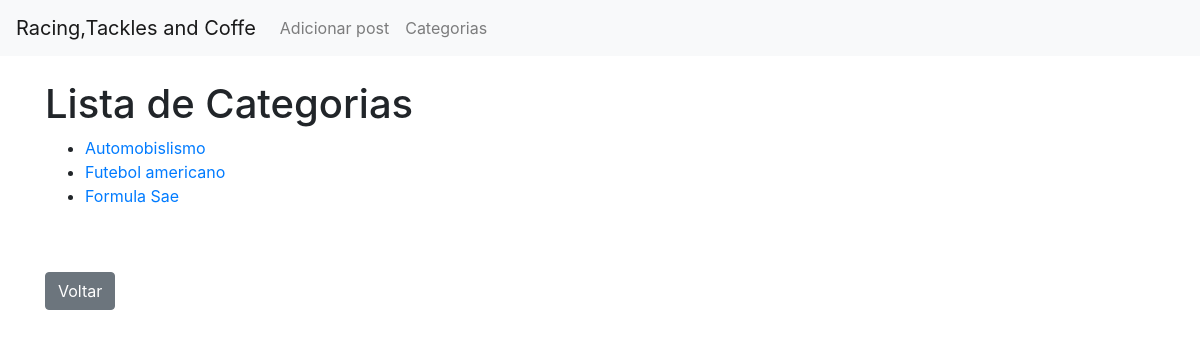
Page /categories/ on the committed database.
### oblog/models.py (models this page shows, shortened)
class Category(models.Model):
    nome = models.CharField(max_length=100)
    descricao = models.TextField()

### oblog/views.py (the view)
# urls.py: path('categories/', CategoryList.as_view(), name='lista_categorias'),
class CategoryList(ListView):
    model = Category
    template_name = 'lista_categorias.html'
    context_object_name = 'categories'
    def get_queryset(self):
        return Category.objects.all()

### oblog/templates/lista_categorias.html (shortened to what this page needs)
{% extends 'base.html' %}
{% block content %}
    <h1>Lista de Categorias</h1>
    <ul>
        {% for category in categories %}
            <li><a href="{% url 'categoria' pk=category.pk %}">{{ category.nome }}</a></li>
        {% empty %}
            <li>Nenhuma categoria disponível.</li>
        {% endfor %}
    </ul>
    <br/><br/>
    <a href="{% url 'home' %}" class="btn btn-secondary">Voltar</a>
{% endblock %}

### rows in the picture
Category: nome "Automobislismo"
Category: nome "Futebol americano"
Category: nome "Formula Sae"
